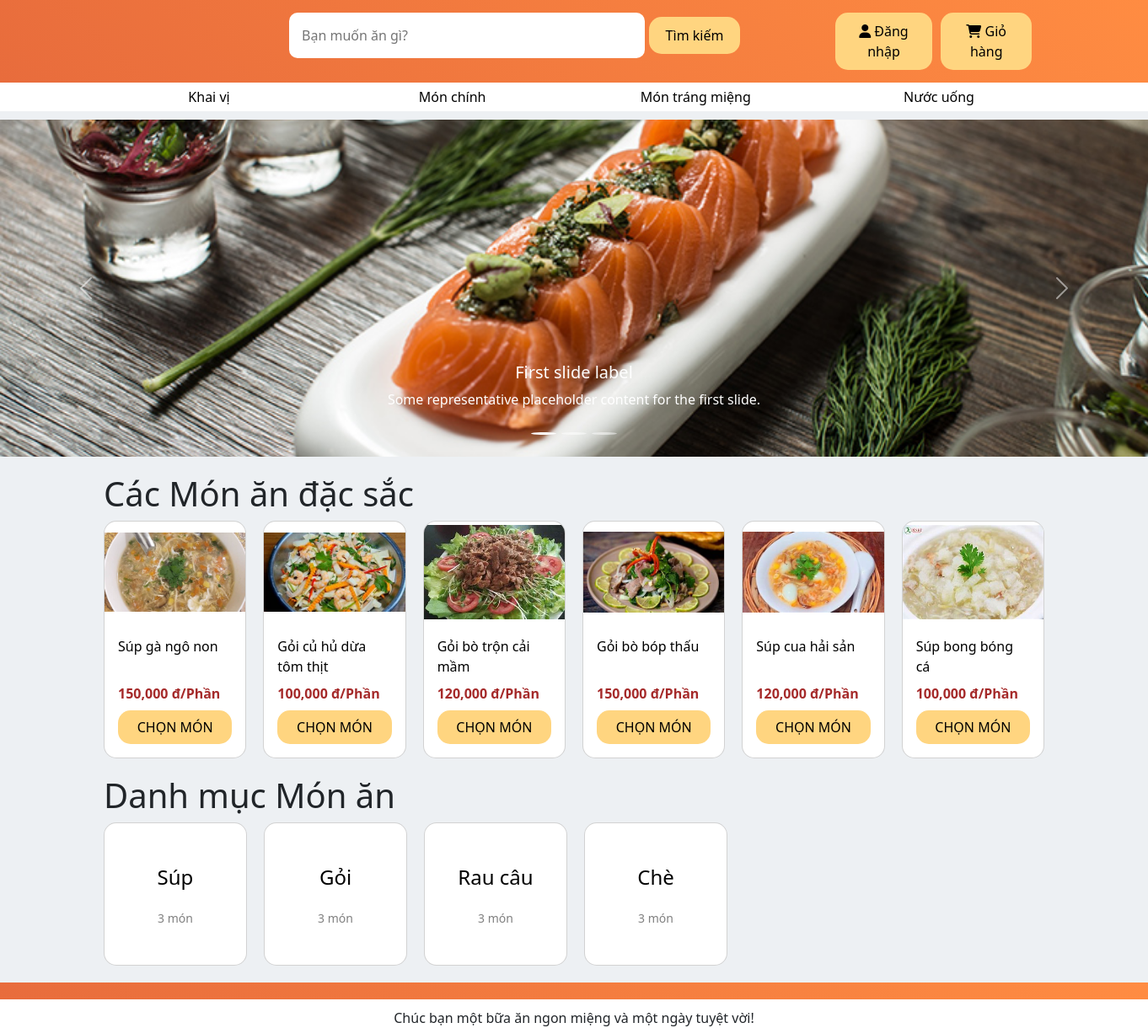
The app's page /, older data.
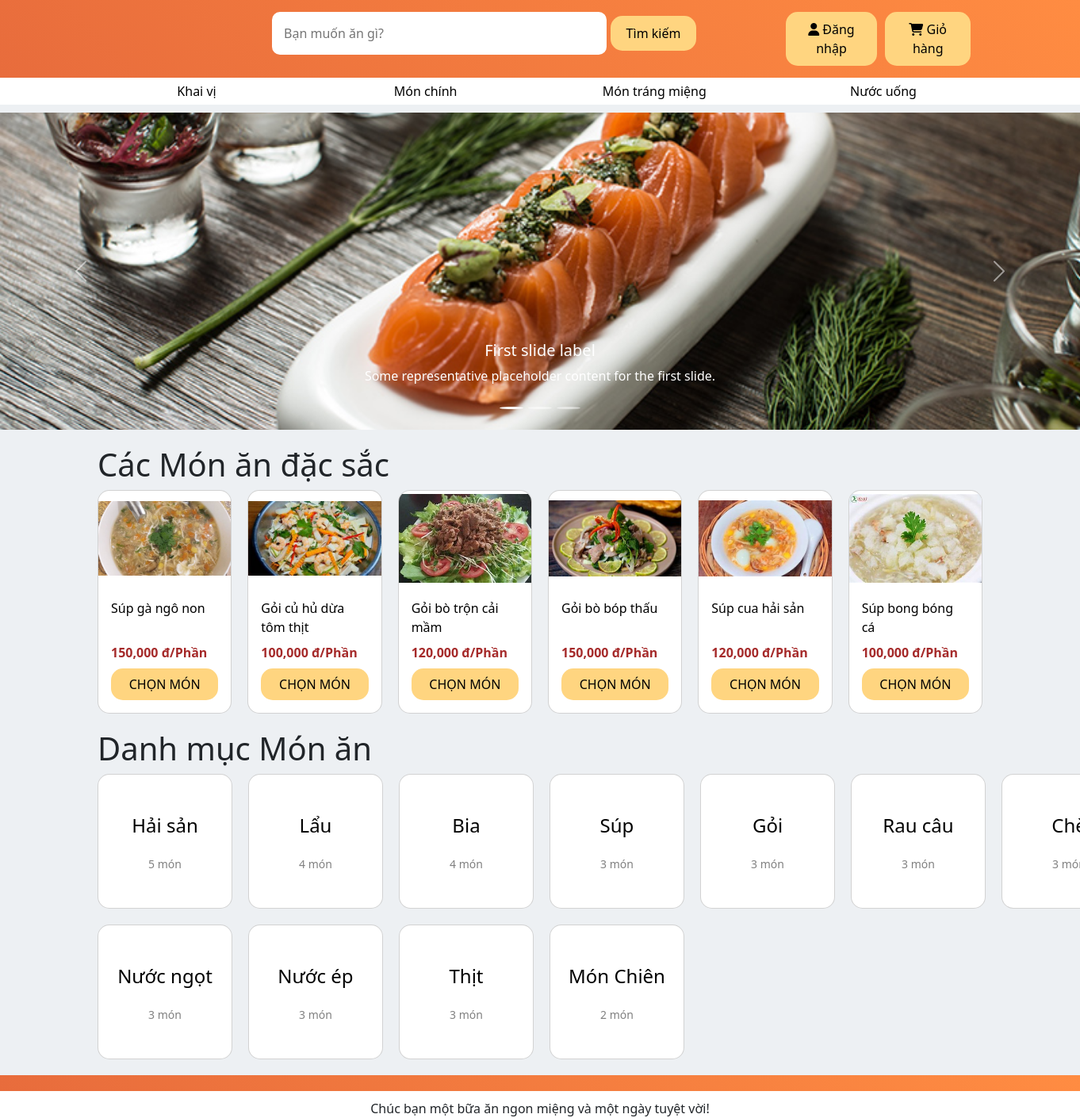
The same page, newer data.
### products/models.py (models this page shows, shortened)
class Category_lv1(models.Model):
    UNIT_TYPE_CHOICES = [
        ('Khai vị', 'Khai vị'),
        ('Món chính', 'Món chính'),
        ('Món tráng miệng', 'Món tráng miệng'),
        ('Nước uống', 'Nước uống'),
    ]
    cate_1 = models.CharField(max_length=500, choices=UNIT_TYPE_CHOICES)
    def __str__(self) -> str:
        return self.cate_1

class Product(models.Model):
    prod_name = models.CharField(max_length=500)
    prod_price = models.IntegerField()
    prod_cate_lv1 = models.ForeignKey(Category_lv1, on_delete=models.SET_NULL, null=True, blank=False)
    prod_cate_lv2 = models.ForeignKey(Category_lv2, on_delete=models.SET_NULL, null=True, blank=False)
    prod_description = models.CharField(max_length=500,null=True, blank=False)

class Category_lv2(models.Model):
    cate_1 = models.ForeignKey(Category_lv1, on_delete=models.SET_NULL, null=True, blank=False)
    cate_2 = models.CharField(max_length=500)
    num_products = models.IntegerField(default=0) # Số loại món ăn thuộc danh mục cấp 2
    def __str__(self) -> str:
        return self.cate_2
    def update_num_products(self):
        self.num_products = Product.objects.filter(prod_cate_lv2=self).count()
        self.save()

### products/views.py (the view)
# urls.py: path('', views.TrangChu, name='TrangChu'),
def TrangChu(request):
    products = Product.objects.all()[:6]
    for product in products:
        avatar = Product_Image.objects.filter(prod_name=product, is_avatar=True).first()
        product.avatar_url = avatar.ImageURL if avatar else None
        product.prod_price_formatted = "{:,.0f}".format(product.prod_price)
    categories_lv2 = Category_lv2.objects.all()
    for category in categories_lv2:
        category.update_num_products()
    top_categories = Category_lv2.objects.all().order_by('-num_products')[:14]
    context = {
        'page_obj': products,
        'top_categories': top_categories,
    }
    return render(request, 'TrangChu.html', context)

### products/context_processors.py (called while the page is built)
def nav_categories(request):
    categories_data = []
    categories_lv1 = Category_lv1.objects.all()
    for cate_lv1 in categories_lv1:
        categories_lv2 = Category_lv2.objects.filter(cate_1=cate_lv1)
        categories_data.append({
            "cate_lv1": cate_lv1,
            "categories_lv2": categories_lv2
        })
    return {
        "categories_data": categories_data
    }

### products/models.py (called while the page is built)
    @property
    def ImageURL(self):
        try:
            url = self.prod_image.url
        except :
            url = ''
        return url

### products/templates/TrangChu.html (shortened to what this page needs)
{% extends "base.html" %}
{% load static %}
{% block content %}
<link rel="stylesheet" href = "{% static 'css/TrangChu.css' %}">
<div id="carouselExampleCaptions" class="carousel slide" data-bs-ride="carousel" data-bs-interval="3000">
    <div class="carousel-indicators">
        <button type="button" data-bs-target="#carouselExampleCaptions" data-bs-slide-to="0" class="active" aria-current="true" aria-label="Slide 1"></button>
        <button type="button" data-bs-target="#carouselExampleCaptions" data-bs-slide-to="1" aria-label="Slide 2"></button>
        <button type="button" data-bs-target="#carouselExampleCaptions" data-bs-slide-to="2" aria-label="Slide 3"></button>
    </div>
    <div class="carousel-inner">
        <div class="carousel-item active">
            <img src="{% static 'image/chup-hinh-quang-cao-mon-an-11.jpg' %}" class="d-block w-100" alt="...">
            <div class="carousel-caption d-none d-md-block">
                <h5>First slide label</h5>
                <p>Some representative placeholder content for the first slide.</p>
            </div>
        </div>
    </div>
    <button class="carousel-control-prev" type="button" data-bs-target="#carouselExampleCaptions" data-bs-slide="prev">
        <span class="carousel-control-prev-icon" aria-hidden="true"></span>
    </button>
    <button class="carousel-control-next" type="button" data-bs-target="#carouselExampleCaptions" data-bs-slide="next">
        <span class="carousel-control-next-icon" aria-hidden="true"></span>
    </button>
</div>
<section class="products">
    <div class="container">
        <h1>Các Món ăn đặc sắc</h1>
        <div class="grid">
            {% for product in page_obj %}
            <div class="card">
                <a href="{% url 'product_detail' product.prod_cate_lv1 product.prod_cate_lv2 product.prod_name %}" class="card-title-link">
                    <img src="{{ product.avatar_url }}" class="card-img-top" alt="{{product.prod_name}}">
                </a>
                <div class="card-body">
                <a href="{% url 'product_detail' product.prod_cate_lv1 product.prod_cate_lv2 product.prod_name %}" class="card-title-link">
                    <h5 class="card-title line-clamp">
                        {{product.prod_name}}
                    </h5>
                </a>
                    <div class="product-info">
                        <p class="price">{{product.prod_price_formatted}} đ/Phần</p>
                    </div>
                    <button data-product="{{ product.id }}" data-action="add" class="addtocart update-cart">CHỌN MÓN</button>
                </div>
            </div>
            {% endfor %}
        </div>
    </div>
</section>
<section class="categories">
    <div class="container">
        <article class="category">
            <h1>Danh mục Món ăn</h1>
            <div class="grid">
                {% for category in top_categories %}
                <a href="{% url 'categories_lv2' category.cate_1 category.cate_2 %}">
                    <div class="card">
                        <div class="card-body">
                            <p class="name-cate">{{ category.cate_2 }}</p>
                            <p class="num-product">{{ category.num_products }} món</p>
                        </div>
                    </div>
                </a>
                {% endfor %}
            </div>
        </article>
    </div>
</section>
{% endblock %}

### products/templates/base.html (shortened to what this page needs)
{% load static %}
<!doctype html>
<html lang="en">
<head>
    <link href="https://cdn.jsdelivr.net/npm/bootstrap@5.3.3/dist/css/bootstrap.min.css" rel="stylesheet"
>
    <link rel="stylesheet" href = "{% static 'css/base.css' %}">
</head>
<body>
    <header>
        <div class="container">
            <div class="main-header">
                <div class="row">
                    <div class="col-xl-2">
                    </div>
                    <div class="col-xl-7">
                        <form class="search" method = POST action = "{% url "TimKiem" %}">
                            <input class="search-bar" type="search"
                                placeholder="Bạn muốn ăn gì?" name="searched">
                            <button class="search-btn" type="submit">Tìm kiếm</button>
                        </form>
                    </div>
                    <div class="col-xl-3">
                        {% if user.is_authenticated %}
                            <div class="customer">
                                <div class="dropdown">
                                    <button><i class="fa-solid fa-user"></i> {{ user.username }}</button>
                                    <div class="dropdown-content">
                                        <ul>
                                            <li>
                                                <a href="#">
                                                    <img src="{% static '' %}" alt="" class="img-fluid" style="width: 22px; height: 22px;">
                                                    Thông tin cá nhân
                                                </a>
                                            </li>
                                            <li>
                                                <a href="#">
                                                    <img src="{% static '' %}" alt="" class="img-fluid" style="width: 22px; height: 22px;">
                                                    Đơn hàng của tôi
                                                </a>
                                            </li>
                                            <li>
                                                <a href="#" id="logout-link">
                                                    <img src="{% static '' %}" alt="" class="img-fluid" style="width: 22px; height: 22px;">
                                                    Đăng xuất
                                                </a>
                                            </li>
                                        </ul>
                                    </div>
                                </div>
                                {% comment %} Nếu có sản phẩm trong giỏ mới hiện {% endcomment %}
                                {% if cart_item_count > 0 %}
                                <p class="qnt_item">{{ cart_item_count }}</p>
                                {% endif %}
                                <button class="cart" onclick="window.location.href = '{% url 'GioHang' %}'">
                                    <i class="fa-solid fa-cart-shopping"></i> Giỏ hàng
                                </button>
                            </div>
                        {% else %}
                            <div class="customer">
                                <button onclick="window.location.href = '{% url 'DangNhap' %}'">
                                    <i class="fa-solid fa-user"></i> Đăng nhập
                                </button>
                                <button class="cart" onclick="window.location.href = '{% url 'DangNhap' %}'" >
                                    <i class="fa-solid fa-cart-shopping"></i> Giỏ hàng
                                </button>
                            </div>
                        {% endif %}
                    </div>
                </div>
            </div>
        </div>
    </header>
    <nav>
        <div class="container">
            <ul>
                {% for data in categories_data %}
                    <li class="dropdown">
                        <a href="{% url 'categories_products' data.cate_lv1.cate_1 %}">
                            {{ data.cate_lv1.cate_1 }}
                        </a>
                    </li>
                {% endfor %}
            </ul>
        </div>
    </nav>
    {% block content %}
    {% endblock %}
    <footer>
        <div class = "container">
            <p>Chúc bạn một bữa ăn ngon miệng và một ngày tuyệt vời!</p>
        </div>
    </footer>
</body>
</html>

### static/css/base.css (style rules this page uses)
:root { --background-color1: #EDF0F3; }
* { font-weight: 500; }
body { background-color: var(--background-color1); }
a { text-decoration: none; color: black; }
ul { padding-left: 0px; list-style-type: none; }
header { background: linear-gradient(45deg, #E86C3C, #FF8C42); }
footer { background: white; }
header .main-header { padding: 15px; }
header .main-header .search { padding-left: 20px; }
header .main-header .search .search-bar { width: 70%; padding: 15px 15px; border: none; border-radius: 10px; }
header .main-header .customer { height: 100%; display: flex; justify-content: space-between; padding-left: 10px; align-items: center; }
header .main-header .customer button { margin-left: 10px; }
footer { padding-top: 30px; position: relative; }
footer::before { content: ""; background: linear-gradient(45deg, #E86C3C, #FF8C42); width: 100%; height: 20px; top: 0; position: absolute; }
footer p { text-align: center; margin-bottom: 0px; }
button { padding: 10px 20px; border-radius: 15px; border: none; background: #FFD580; color: black; }
nav { background-color: white; margin-bottom: 10px; }
nav ul { display: flex; justify-content: space-between; margin-bottom: 0px; }
nav ul li { width: 250px; padding: 5px; text-align: center; }
nav ul li a { color: black; width: 100%; }
nav .dropdown { position: relative; display: inline-block; }
#carouselExampleCaptions img { height: 400px; object-fit: cover; }

### static/css/TrangChu.css (style rules this page uses)
.products { margin-top: 20px; }
.grid { display: grid; grid-template-columns: 1fr 1fr 1fr 1fr 1fr 1fr; gap: 20px; margin-bottom: 20px; }
.grid .card { border-radius: 15px; overflow: hidden; }
.grid .card .card-img-top { object-fit: contain; height: 120px; }
.grid .card .card-body .card-title { font-size: 16px; color: black; }
.grid .card .card-body .product-info .price { font-size: 16px; font-weight: bold; color: brown; margin: 2px 0; }
.price { margin-bottom: 0px; }
.card-title { font-size: 16px; display: -webkit-box; -webkit-line-clamp: 1; -webkit-box-orient: vertical; overflow: hidden; text-overflow: ellipsis; line-height: 1.5; min-height: calc(1.5em * 2); }
.grid .card .card-body button { display: block; margin: 8px auto 0; width: 100%; padding: 8px 16px; }
.line-clamp { display: -webkit-box; -webkit-line-clamp: 2; -webkit-box-orient: vertical; overflow: hidden; }
.categories .grid { display: grid; grid-template-columns: 1fr 1fr 1fr 1fr 1fr 1fr 1fr; }
.categories .card { background-color: white; border-radius: 15px; padding: 0; display: flex; width: 170px; height: 170px; }
.categories .card-body { padding: 0; display: flex; flex-direction: column; justify-content: center; align-items: center; }
.categories .card .card-body .num-product { font-size: 14px; margin-top: 4px; margin-bottom: 0px; color: grey; }
.categories .card .card-body .name-cate { color: black; font-size: 24px; }

Row changes from the older to the newer data that the page shows:
added Category_lv2: cate_2 "Hải sản", num_products "5"
added Category_lv2: cate_2 "Lẩu", num_products "4"
added Category_lv2: cate_2 "Bia", num_products "4"
added Category_lv2: cate_2 "Nước ngọt", num_products "3"
added Category_lv2: cate_2 "Nước ép", num_products "3"
added Category_lv2: cate_2 "Thịt", num_products "3"
added Category_lv2: cate_2 "Món Chiên", num_products "2"
